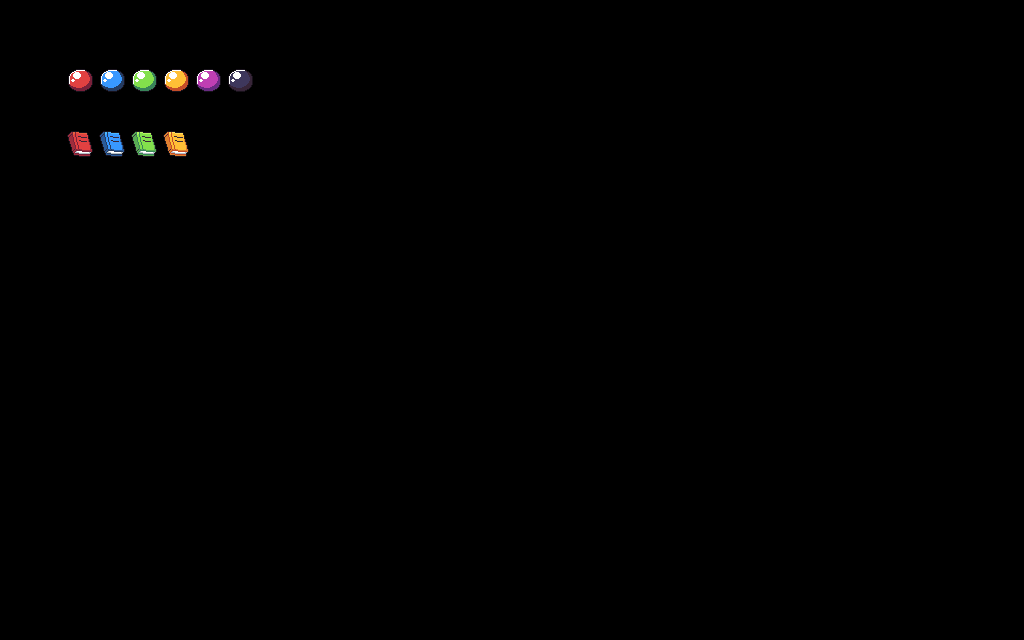

This is a level from a 2D game, rendered from its Tiled map with the project's own tilesets. A one-line summary and the complete map file follow:
An orthogonal 32x20 tile map with 32x32 px tiles, 1 tile layer (target).

<map version="1.2" tiledversion="1.3.1" orientation="orthogonal" renderorder="right-down" compressionlevel="-1" width="32" height="20" tilewidth="32" tileheight="32" infinite="0" nextlayerid="2" nextobjectid="1">
 <tileset firstgid="1" source="fantasy.tsx" />
 <layer id="1" name="target" width="32" height="20">
  <data encoding="csv">
0,0,0,0,0,0,0,0,0,0,0,0,0,0,0,0,0,0,0,0,0,0,0,0,0,0,0,0,0,0,0,0,
0,0,0,0,0,0,0,0,0,0,0,0,0,0,0,0,0,0,0,0,0,0,0,0,0,0,0,0,0,0,0,0,
0,0,289,290,291,292,293,294,0,0,0,0,0,0,0,0,0,0,0,0,0,0,0,0,0,0,0,0,0,0,0,0,
0,0,0,0,0,0,0,0,0,0,0,0,0,0,0,0,0,0,0,0,0,0,0,0,0,0,0,0,0,0,0,0,
0,0,210,209,211,212,0,0,0,0,0,0,0,0,0,0,0,0,0,0,0,0,0,0,0,0,0,0,0,0,0,0,
0,0,0,0,0,0,0,0,0,0,0,0,0,0,0,0,0,0,0,0,0,0,0,0,0,0,0,0,0,0,0,0,
0,0,0,0,0,0,0,0,0,0,0,0,0,0,0,0,0,0,0,0,0,0,0,0,0,0,0,0,0,0,0,0,
0,0,0,0,0,0,0,0,0,0,0,0,0,0,0,0,0,0,0,0,0,0,0,0,0,0,0,0,0,0,0,0,
0,0,0,0,0,0,0,0,0,0,0,0,0,0,0,0,0,0,0,0,0,0,0,0,0,0,0,0,0,0,0,0,
0,0,0,0,0,0,0,0,0,0,0,0,0,0,0,0,0,0,0,0,0,0,0,0,0,0,0,0,0,0,0,0,
0,0,0,0,0,0,0,0,0,0,0,0,0,0,0,0,0,0,0,0,0,0,0,0,0,0,0,0,0,0,0,0,
0,0,0,0,0,0,0,0,0,0,0,0,0,0,0,0,0,0,0,0,0,0,0,0,0,0,0,0,0,0,0,0,
0,0,0,0,0,0,0,0,0,0,0,0,0,0,0,0,0,0,0,0,0,0,0,0,0,0,0,0,0,0,0,0,
0,0,0,0,0,0,0,0,0,0,0,0,0,0,0,0,0,0,0,0,0,0,0,0,0,0,0,0,0,0,0,0,
0,0,0,0,0,0,0,0,0,0,0,0,0,0,0,0,0,0,0,0,0,0,0,0,0,0,0,0,0,0,0,0,
0,0,0,0,0,0,0,0,0,0,0,0,0,0,0,0,0,0,0,0,0,0,0,0,0,0,0,0,0,0,0,0,
0,0,0,0,0,0,0,0,0,0,0,0,0,0,0,0,0,0,0,0,0,0,0,0,0,0,0,0,0,0,0,0,
0,0,0,0,0,0,0,0,0,0,0,0,0,0,0,0,0,0,0,0,0,0,0,0,0,0,0,0,0,0,0,0,
0,0,0,0,0,0,0,0,0,0,0,0,0,0,0,0,0,0,0,0,0,0,0,0,0,0,0,0,0,0,0,0,
0,0,0,0,0,0,0,0,0,0,0,0,0,0,0,0,0,0,0,0,0,0,0,0,0,0,0,0,0,0,0,0
</data>
 </layer>
</map>
